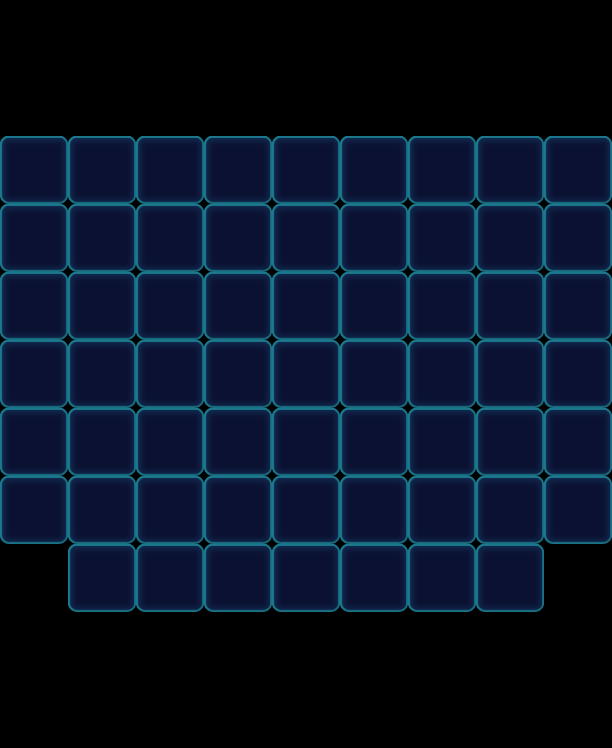

Below is a game level as drawn by its tile map, then a one-line description and the .tmx that defines it (tile-layer data replaced by summaries):
An orthogonal 9x11 tile map with 68x68 px tiles, 1 tile layer (Valid), 2 tilesets and 17 objects (9x Factory_Normal, 8x Boss).

<map version="1.0" orientation="orthogonal" width="9" height="11" tilewidth="68" tileheight="68">
 <tileset firstgid="1" name="game_grid1" tilewidth="68" tileheight="68">
  <image source="game_grid1.png" width="68" height="68" />
 </tileset>
 <tileset firstgid="2" name="map" tilewidth="68" tileheight="68">
  <image source="map.png" width="1024" height="1024" />
 </tileset>
 <layer name="Valid" width="9" height="11">
  <data>[99 cells, 61 non-empty, 1 distinct tile ids]</data>
 </layer>
 <objectgroup name="BottomObj" width="9" height="11" />
 <objectgroup name="MiddleObj" width="9" height="11" />
 <objectgroup color="#000000" name="TopObj" width="9" height="11">
  <object name="30" type="Factory_Normal" x="136" y="68" width="68" height="68" />
  <object name="30" type="Factory_Normal" x="204" y="68" width="68" height="68" />
  <object name="30" type="Factory_Normal" x="340" y="68" width="68" height="68" />
  <object name="30" type="Factory_Normal" x="272" y="68" width="68" height="68" />
  <object name="30" type="Factory_Normal" x="408" y="68" width="68" height="68" />
  <object name="30" type="Factory_Normal" x="0" y="68" width="68" height="68" />
  <object name="30" type="Factory_Normal" x="476" y="68" width="68" height="68" />
  <object name="30" type="Factory_Normal" x="68" y="68" width="68" height="68" />
  <object name="30" type="Factory_Normal" x="544" y="68" width="68" height="68" />
  <object name="10" type="Boss" x="408" y="476" width="68" height="68">
   <properties>
    <property name="BossName" value="ColorRight" />
    <property name="BossType" value="ColorBoss" />
    <property name="BossTypeConfig" value="Green,Blue" />
   </properties>
  </object>
  <object name="10" type="Boss" x="68" y="476" width="68" height="68">
   <properties>
    <property name="BossName" value="ColorLeft" />
    <property name="BossType" value="ColorBoss" />
    <property name="BossTypeConfig" value="Pink,Purple" />
   </properties>
  </object>
  <object name="10" type="Boss" x="136" y="476" width="68" height="68">
   <properties>
    <property name="BossName" value="ColorLeft" />
    <property name="BossType" value="ColorBoss" />
    <property name="BossTypeConfig" value="Pink,Purple" />
   </properties>
  </object>
  <object name="10" type="Boss" x="68" y="544" width="68" height="68">
   <properties>
    <property name="BossName" value="ColorLeft" />
    <property name="BossType" value="ColorBoss" />
    <property name="BossTypeConfig" value="Pink,Purple" />
   </properties>
  </object>
  <object name="10" type="Boss" x="136" y="544" width="68" height="68">
   <properties>
    <property name="BossName" value="ColorLeft" />
    <property name="BossType" value="ColorBoss" />
    <property name="BossTypeConfig" value="Pink,Purple" />
   </properties>
  </object>
  <object name="10" type="Boss" x="476" y="476" width="68" height="68">
   <properties>
    <property name="BossName" value="ColorRight" />
    <property name="BossType" value="ColorBoss" />
    <property name="BossTypeConfig" value="Green,Blue" />
   </properties>
  </object>
  <object name="10" type="Boss" x="408" y="544" width="68" height="68">
   <properties>
    <property name="BossName" value="ColorRight" />
    <property name="BossType" value="ColorBoss" />
    <property name="BossTypeConfig" value="Green,Blue" />
   </properties>
  </object>
  <object name="10" type="Boss" x="476" y="544" width="68" height="68">
   <properties>
    <property name="BossName" value="ColorRight" />
    <property name="BossType" value="ColorBoss" />
    <property name="BossTypeConfig" value="Green,Blue" />
   </properties>
  </object>
 </objectgroup>
</map>
